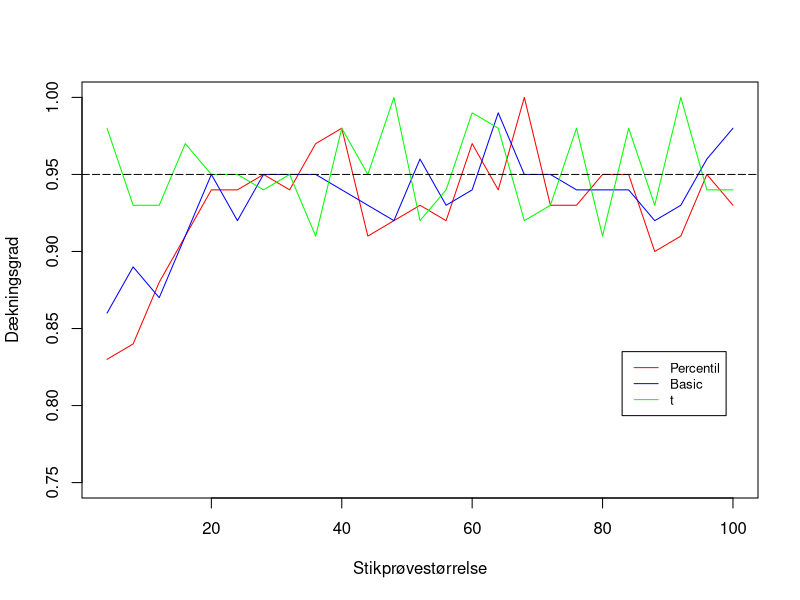

Reproduce this figure in R.
## ---- chunk 1
library(boot)
## ---- chunk 2
meanFunc <- function(d, i) 
{    m <- mean(d$data[i])
     n <- length(i)
     v <- (n-1)*var(d$data[i])/n^2
     c(m, v)
}
sand_middel <- 0 #Sand middelværdi
## ---- chunk 3
matriks_p <- matrix(ncol = 25, nrow = 100)
vector_p <- c()
for(n in seq(4, 100, 4)){
  res <- replicate(100,{
    stik <- data.frame(data = rnorm(n))
    boot_stik <- boot(stik, statistic = meanFunc, 100)
    interval_perc <- suppressWarnings(boot.ci(boot_stik,
                                      type = c("perc"))$percent[4:5])
    tf <- interval_perc[1]<=sand_middel &
      interval_perc[2]>=sand_middel
  })
  matriks_p[,n/4] <- res
  vector_p <- append(vector_p, mean(matriks_p[,n/4]))
}
## ---- chunk 4
matriks_b <- matrix(ncol = 25, nrow = 100)
vector_b <- c()
for(n in seq(4, 100, 4)){
  res <- replicate(100,{
    stik <- data.frame(data = rnorm(n))
    boot_stik <- boot(stik, statistic = meanFunc, 100)
    interval_basic <- suppressWarnings(boot.ci(boot_stik,
                                       type = c("basic"))$basic[4:5])
    tf <- interval_basic[1]<=sand_middel &
      interval_basic[2]>=sand_middel
  })
  matriks_b[,n/4] <- res
  vector_b <- append(vector_b, mean(matriks_b[,n/4]))
}
## ---- chunk 5
matriks_t <- matrix(ncol = 25, nrow = 100)
vector_t <- c()
for(n in seq(4, 100, 4)){
  res <- replicate(100,{
    stik <- data.frame(data = rnorm(n))
    boot_stik <- boot(stik, statistic = meanFunc, 100)
    interval_t <- boot.ci(boot_stik, type = c("stud"))$student[4:5]
    tf <- interval_t[1]<=sand_middel &
      interval_t[2]>=sand_middel
  })
  matriks_t[,n/4] <- res
  vector_t <- append(vector_t, mean(matriks_t[,n/4]))
}
## ---- chunk 6
x <- seq(4, 100, 4)
plot(x, vector_p, type="l", col="red", ylab = "Dækningsgrad",
     xlab = "Stikprøvestørrelse", ylim = c(0.75, 1))
lines(x, vector_b, type="l", col="blue")
lines(x, vector_t, type="l", col="green")
abline(h=0.95, lty=5, col="black")
legend(83, 0.835, legend=c("Percentil", "Basic", "t"),
       col=c("red", "blue", "green"), lty=c(1,1,1), cex=0.8)
